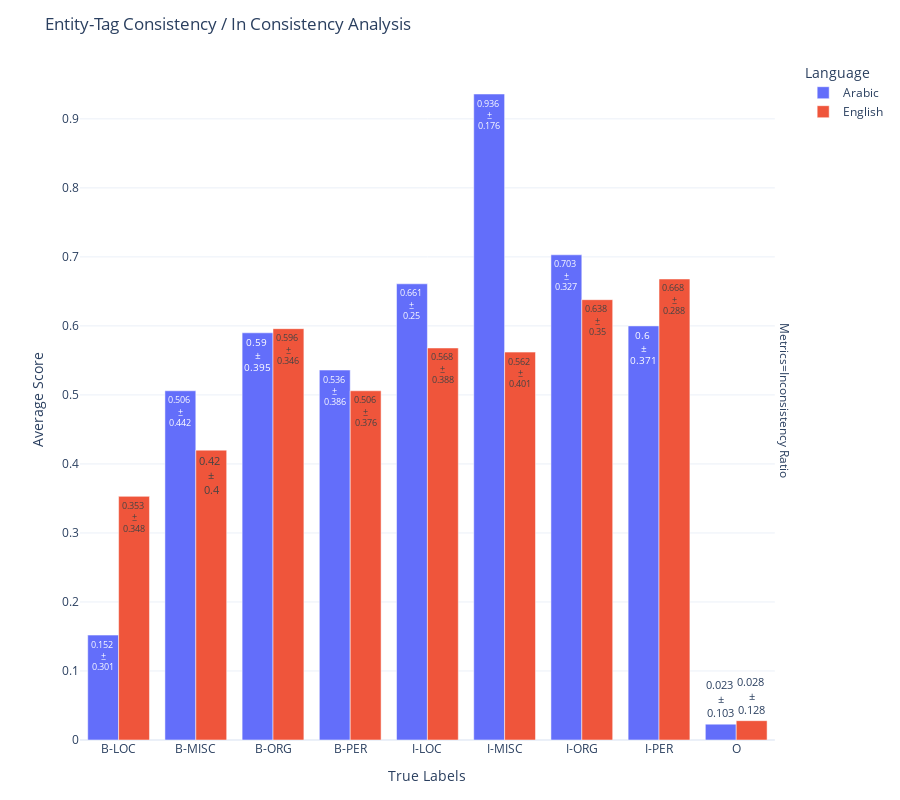

Write notebook code for a chart like this one.
### Code cell
variable_analysis = ConsistencyAnalysis(dash_data)
# variable_analysis.analyze_high_level()
variable_analysis.generate_high_level_table()
variable_analysis.analyze_entity_level()
variable_analysis.generate_entity_level_table()

### Figure 1 — Plotly figure (JSON) as saved in the notebook; plotly's stock layout.template omitted (floating-point values rounded to 4 significant figures)
{"data": [{"alignmentgroup": "True", "hovertemplate": "Language=Arabic<br>Metrics=Inconsistency Ratio<br>True Labels=%{x}<br>Average Score=%{y}<br>Text Label=%{text}<extra></extra>", "legendgroup": "Arabic", "marker": {"color": "#636efa", "pattern": {"shape": ""}}, "name": "Arabic", "offsetgroup": "Arabic", "orientation": "v", "showlegend": true, "text": ["0.152 <br>±<br>0.301", "0.506 <br>±<br>0.442", "0.59 <br>±<br>0.395", "0.536 <br>±<br>0.386", "0.661 <br>±<br>0.25", "0.936 <br>±<br>0.176", "0.703 <br>±<br>0.327", "0.6 <br>±<br>0.371", "0.023 <br>±<br>0.103"], "textfont": {"size": 12}, "textposition": "auto", "type": "bar", "x": ["B-LOC", "B-MISC", "B-ORG", "B-PER", "I-LOC", "I-MISC", "I-ORG", "I-PER", "O"], "xaxis": "x", "y": [0.152, 0.506, 0.59, 0.536, 0.661, 0.936, 0.703, 0.6, 0.023], "yaxis": "y"}, {"alignmentgroup": "True", "hovertemplate": "Language=English<br>Metrics=Inconsistency Ratio<br>True Labels=%{x}<br>Average Score=%{y}<br>Text Label=%{text}<extra></extra>", "legendgroup": "English", "marker": {"color": "#EF553B", "pattern": {"shape": ""}}, "name": "English", "offsetgroup": "English", "orientation": "v", "showlegend": true, "text": ["0.353 <br>±<br>0.348", "0.42 <br>±<br>0.4", "0.596 <br>±<br>0.346", "0.506 <br>±<br>0.376", "0.568 <br>±<br>0.388", "0.562 <br>±<br>0.401", "0.638 <br>±<br>0.35", "0.668 <br>±<br>0.288", "0.028 <br>±<br>0.128"], "textfont": {"size": 12}, "textposition": "auto", "type": "bar", "x": ["B-LOC", "B-MISC", "B-ORG", "B-PER", "I-LOC", "I-MISC", "I-ORG", "I-PER", "O"], "xaxis": "x", "y": [0.353, 0.42, 0.596, 0.506, 0.568, 0.562, 0.638, 0.668, 0.028], "yaxis": "y"}], "layout": {"annotations": [{"font": {}, "showarrow": false, "text": "Metrics=Inconsistency Ratio", "textangle": 90, "x": 0.98, "xanchor": "left", "xref": "paper", "y": 0.5, "yanchor": "middle", "yref": "paper"}], "barmode": "group", "height": 800, "legend": {"title": {"text": "Language"}, "tracegroupgap": 0}, "margin": {"b": 60, "l": 80, "r": 80, "t": 60}, "showlegend": true, "title": {"text": "Entity-Tag Consistency / In Consistency Analysis"}, "xaxis": {"anchor": "y", "domain": [0, 0.98], "title": {"text": "True Labels"}}, "yaxis": {"anchor": "x", "autorange": true, "domain": [0, 1], "title": {"text": "Average Score"}}}}
